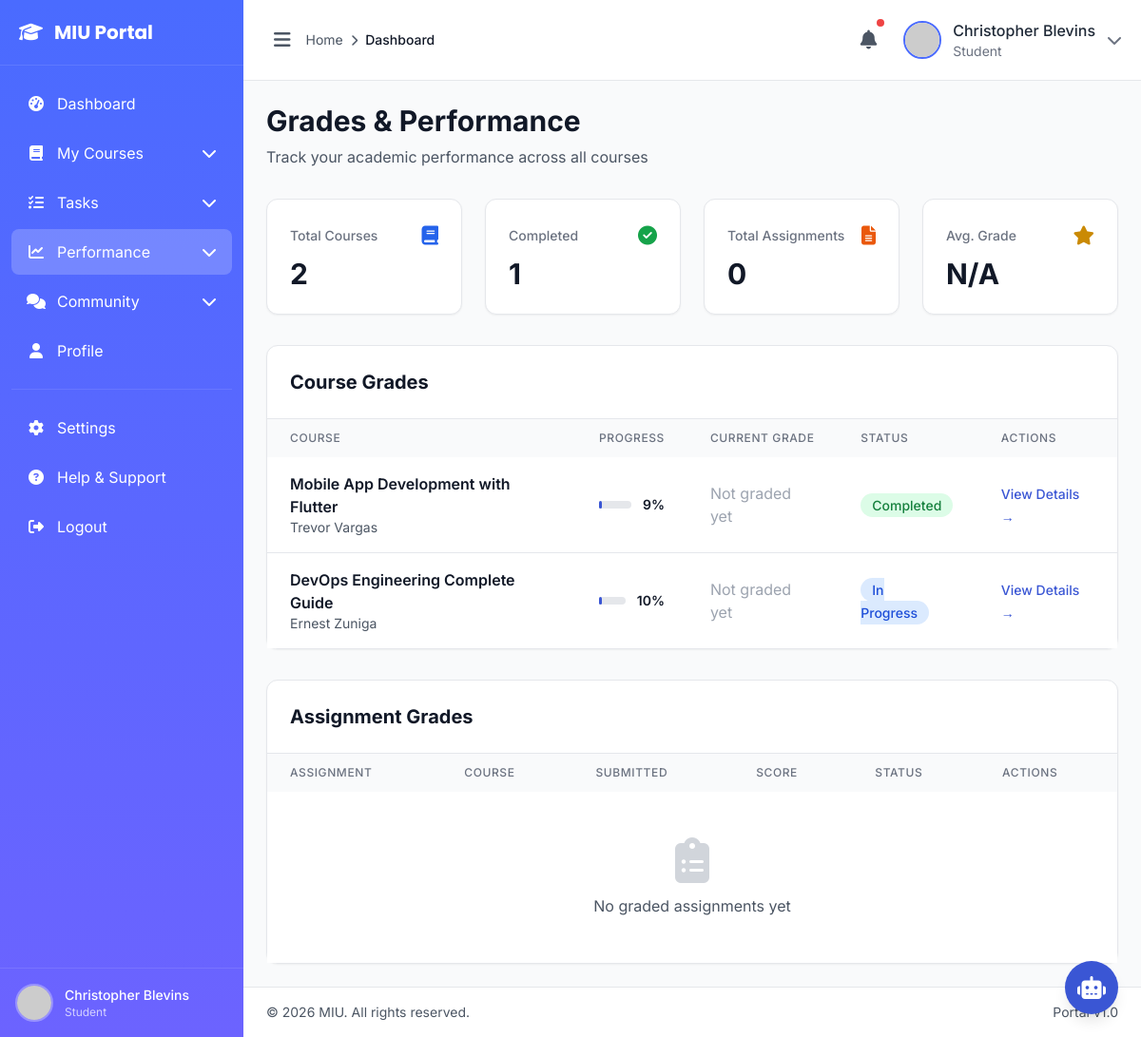
/student/grades/ (signed in), run on an earlier commit of the app's database.
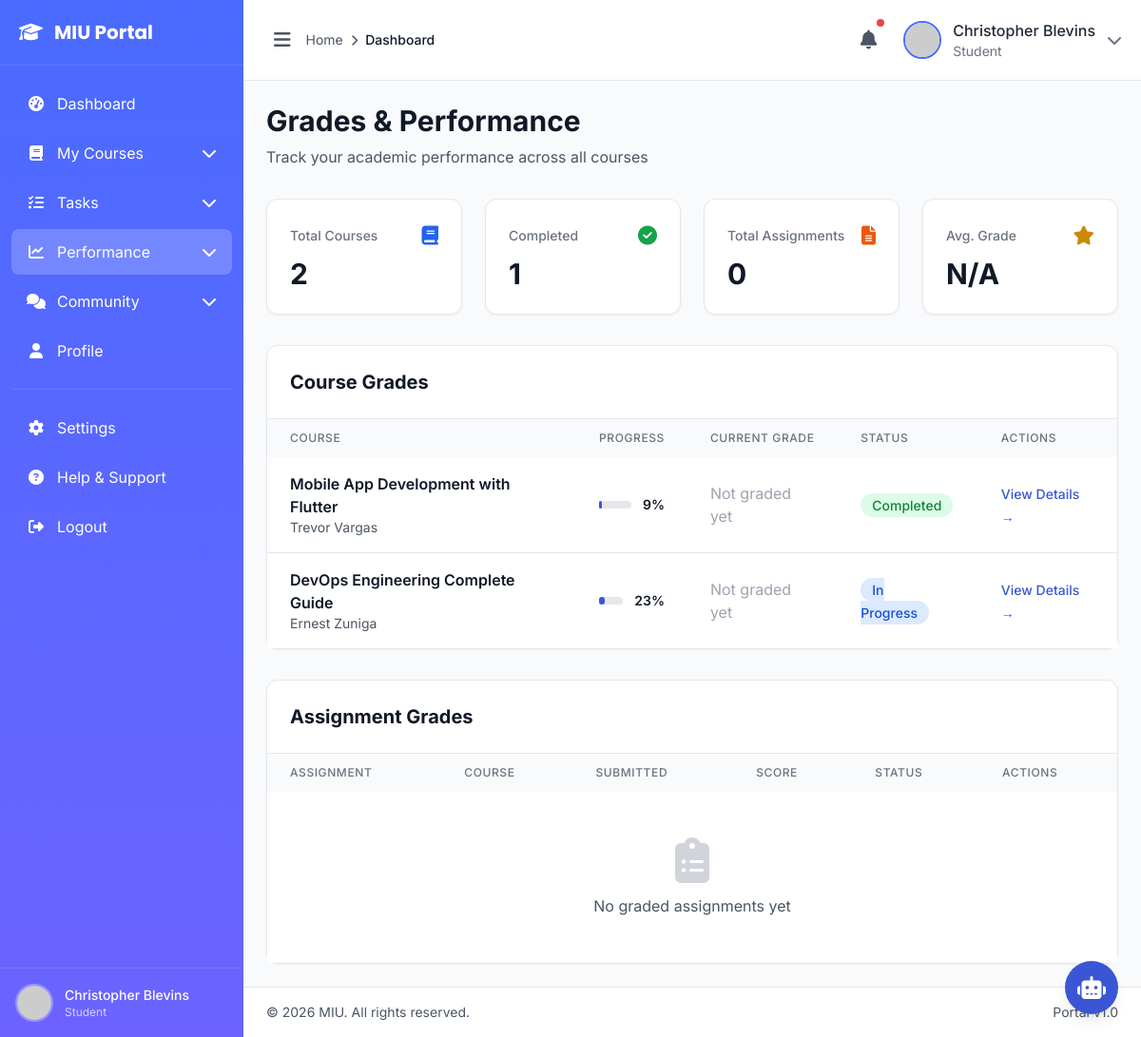
And on a later commit of the database.
### eduweb/models.py (models this page shows, shortened)
class Enrollment(models.Model):
    STATUS_CHOICES = [
        ('active', 'Active'),
        ('completed', 'Completed'),
        ('dropped', 'Dropped'),
        ('suspended', 'Suspended'),
    ]
    student = models.ForeignKey(User, on_delete=models.CASCADE, related_name='enrollments')
    course = models.ForeignKey('LMSCourse', on_delete=models.CASCADE, related_name='enrollments')
    enrolled_by = models.ForeignKey(User, on_delete=models.SET_NULL, null=True, related_name='enrollments_created')
    progress_percentage = models.DecimalField(max_digits=5, decimal_places=2, default=0.00, validators=[MinValueValidator(0), MaxValueValidator(100)])
    completed_lessons = models.IntegerField(default=0)
    current_grade = models.DecimalField(max_digits=5, decimal_places=2, null=True, blank=True)
    status = models.CharField(max_length=20, choices=STATUS_CHOICES, default='active')
    enrolled_at = models.DateTimeField(auto_now_add=True)
    completed_at = models.DateTimeField(null=True, blank=True)
    last_accessed = models.DateTimeField(null=True, blank=True)
    class Meta:
        ordering = ['-enrolled_at']
        verbose_name = 'Enrollment'
        verbose_name_plural = 'Enrollments'
        unique_together = [['student', 'course']]
        indexes = [
            models.Index(fields=['student', 'status']),
            models.Index(fields=['course', 'status']),
        ]

class LMSCourse(models.Model):
    DIFFICULTY_CHOICES = [
        ('beginner', 'Beginner'),
        ('intermediate', 'Intermediate'),
        ('advanced', 'Advanced'),
    ]
    title = models.CharField(max_length=200)
    slug = models.SlugField(max_length=200, unique=True)
    code = models.CharField(max_length=20, unique=True)
    category = models.ForeignKey(CourseCategory, on_delete=models.SET_NULL, null=True, related_name='lms_courses')
    short_description = models.TextField(max_length=500)
    description = models.TextField()
    learning_objectives = models.JSONField(default=list)
    prerequisites = models.JSONField(default=list)
    difficulty_level = models.CharField(max_length=20, choices=DIFFICULTY_CHOICES, default='beginner')
    duration_hours = models.DecimalField(max_digits=5, decimal_places=1, help_text="Estimated duration in hours")
    language = models.CharField(max_length=50, default='English')
    instructor = models.ForeignKey(User, on_delete=models.SET_NULL, null=True, related_name='courses_teaching')
    instructor_name = models.CharField(max_length=100, blank=True)
    instructor_bio = models.TextField(blank=True)
    thumbnail = models.ImageField(upload_to='courses/thumbnails/', blank=True, null=True)
    promo_video_url = models.URLField(blank=True)
    is_free = models.BooleanField(default=False)
    price = models.DecimalField(max_digits=10, decimal_places=2, default=0.00)
    discount_price = models.DecimalField(max_digits=10, decimal_places=2, null=True, blank=True)
    max_students = models.IntegerField(null=True, blank=True)
    enrollment_start_date = models.DateField(null=True, blank=True)
    enrollment_end_date = models.DateField(null=True, blank=True)
    is_published = models.BooleanField(default=False)
    is_featured = models.BooleanField(default=False)
    has_certificate = models.BooleanField(default=False)
    certificate_template = models.CharField(max_length=100, blank=True)
    meta_description = models.CharField(max_length=160, blank=True)
    meta_keywords = models.CharField(max_length=255, blank=True)
    total_enrollments = models.IntegerField(default=0)
    average_rating = models.DecimalField(max_digits=3, decimal_places=2, default=0.00)
    total_reviews = models.IntegerField(default=0)
    created_at = models.DateTimeField(auto_now_add=True)
    updated_at = models.DateTimeField(auto_now=True)
    published_at = models.DateTimeField(null=True, blank=True)
    class Meta:
        ordering = ['-created_at']
        verbose_name = 'LMS Course'
        verbose_name_plural = 'LMS Courses'
        indexes = [
            models.Index(fields=['slug']),
            models.Index(fields=['is_published', '-created_at']),
            models.Index(fields=['category']),
        ]

### student/views.py (the view)
@login_required
@student_required
def grades(request):
    enrollments = Enrollment.objects.filter(
        student=request.user
    ).select_related('course')
    submissions = AssignmentSubmission.objects.filter(
        student=request.user,
        status='graded'
    ).select_related('assignment__lesson__course')
    context = {
        'page_title': 'Grades & Performance',
        'enrollments': enrollments,
        'submissions': submissions,
    }
    return render(request, 'students/grades.html', context)

### eduweb/context.py (called while the page is built)
def navigation_data(request):
    faculties = Faculty.objects.filter(is_active=True).prefetch_related('courses')[:11]
    courses = Course.objects.filter(is_active=True).select_related('faculty')[:11]
    return {
        'all_faculties': faculties,
        'all_courses': courses,
    }

### eduweb/views.py (called while the page is built)
def application_status_context(request):
    has_pending_application = False
    if request.user.is_authenticated:
        has_pending_application = CourseApplication.objects.filter(
            user=request.user,
            status__in=['draft', 'pending_payment', 'submitted', 'under_review', 'reviewed']
        ).exists()
    return {'has_pending_application': has_pending_application}

### templates/students/grades.html (shortened to what the changed rows need)
{% extends "management/base.html" %}
{% load static %}
{% block content %}
<div class="max-w-7xl mx-auto">
    <div class="mb-8">
        <h1 class="text-3xl font-bold text-gray-900">Grades & Performance</h1>
    </div>
    <div class="bg-white rounded-xl shadow-sm border border-gray-200 mb-8">
        <div class="p-6 border-b border-gray-200">
            <h2 class="text-xl font-bold text-gray-900">Course Grades</h2>
        </div>
        <div class="overflow-x-auto">
            <table class="w-full">
                <thead class="bg-gray-50">
                    <tr>
                        <th class="px-6 py-3 text-left text-xs font-medium text-gray-500 uppercase tracking-wider">
                            Course
                        </th>
                        <th class="px-6 py-3 text-left text-xs font-medium text-gray-500 uppercase tracking-wider">
                            Progress
                        </th>
                        <th class="px-6 py-3 text-left text-xs font-medium text-gray-500 uppercase tracking-wider">
                            Current Grade
                        </th>
                        <th class="px-6 py-3 text-left text-xs font-medium text-gray-500 uppercase tracking-wider">
                            Status
                        </th>
                        <th class="px-6 py-3 text-left text-xs font-medium text-gray-500 uppercase tracking-wider">
                            Actions
                        </th>
                    </tr>
                </thead>
                <tbody class="bg-white divide-y divide-gray-200">
                    {% for enrollment in enrollments %}
                    <tr class="hover:bg-gray-50">
                        <td class="px-6 py-4">
                            <div class="flex items-center">
                                <div>
                                    <p class="font-semibold text-gray-900">{{ enrollment.course.title }}</p>
                                    <p class="text-sm text-gray-600">{{ enrollment.course.instructor_name }}</p>
                                </div>
                            </div>
                        </td>
                        <td class="px-6 py-4">
                            <div class="flex items-center">
                                <div class="flex-1 mr-3">
                                    <div class="w-full bg-gray-200 rounded-full h-2">
                                        <div class="{% if enrollment.progress_percentage == 100 %}bg-green-500{% else %}bg-primary-600{% endif %} h-2 rounded-full"
                                             style="width: {{ enrollment.progress_percentage }}%"></div>
                                    </div>
                                </div>
                                <span class="text-sm font-semibold text-gray-900">
                                    {{ enrollment.progress_percentage|floatformat:0 }}%
                                </span>
                            </div>
                        </td>
                        <td class="px-6 py-4">
                            {% if enrollment.current_grade %}
                            <span class="text-lg font-bold {% if enrollment.current_grade >= 90 %}text-green-600{% elif enrollment.current_grade >= 70 %}text-blue-600{% elif enrollment.current_grade >= 50 %}text-orange-600{% else %}text-red-600{% endif %}">
                                {{ enrollment.current_grade|floatformat:1 }}%
                            </span>
                            {% else %}
                            <span class="text-gray-400">Not graded yet</span>
                            {% endif %}
                        </td>
                        <td class="px-6 py-4">
                            {% if enrollment.status == 'completed' %}
                            <span class="px-3 py-1 bg-green-100 text-green-700 rounded-full text-sm font-medium">
                                Completed
                            </span>
                            {% elif enrollment.status == 'active' %}
                            <span class="px-3 py-1 bg-blue-100 text-blue-700 rounded-full text-sm font-medium">
                                In Progress
                            </span>
                            {% else %}
                            <span class="px-3 py-1 bg-gray-100 text-gray-700 rounded-full text-sm font-medium">
                                {{ enrollment.get_status_display }}
                            </span>
                            {% endif %}
                        </td>
                        <td class="px-6 py-4">
                            <a href="{% url 'students:course_detail' enrollment.course.id %}"
                               class="text-primary-600 hover:text-primary-700 font-medium text-sm">
                                View Details →
                            </a>
                        </td>
                    </tr>
                    {% endfor %}
                </tbody>
            </table>
        </div>
    </div>
    <div class="bg-white rounded-xl shadow-sm border border-gray-200">
        <div class="p-6 border-b border-gray-200">
            <h2 class="text-xl font-bold text-gray-900">Assignment Grades</h2>
        </div>
        <div class="overflow-x-auto">
            <table class="w-full">
                <thead class="bg-gray-50">
                    <tr>
                        <th class="px-6 py-3 text-left text-xs font-medium text-gray-500 uppercase tracking-wider">
                            Assignment
                        </th>
                        <th class="px-6 py-3 text-left text-xs font-medium text-gray-500 uppercase tracking-wider">
                            Course
                        </th>
                        <th class="px-6 py-3 text-left text-xs font-medium text-gray-500 uppercase tracking-wider">
                            Submitted
                        </th>
                        <th class="px-6 py-3 text-left text-xs font-medium text-gray-500 uppercase tracking-wider">
                            Score
                        </th>
                        <th class="px-6 py-3 text-left text-xs font-medium text-gray-500 uppercase tracking-wider">
                            Status
                        </th>
                        <th class="px-6 py-3 text-left text-xs font-medium text-gray-500 uppercase tracking-wider">
                            Actions
                        </th>
                    </tr>
                </thead>
            </table>
        </div>
    </div>
</div>
{% endblock %}

What changed in the data, as far as the page shows it:
changed Enrollment "DevOps Engineering Complete Guide": progress_percentage "10" → "23"
